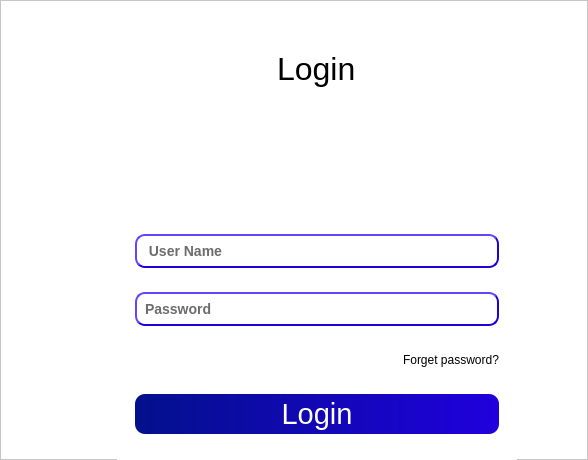
         <widget class="QWidget" name="page">
          <layout class="QVBoxLayout" name="verticalLayout_5">
           <property name="spacing">
            <number>0</number>
           </property>
           <property name="leftMargin">
            <number>0</number>
           </property>
           <property name="topMargin">
            <number>0</number>
           </property>
           <property name="rightMargin">
            <number>0</number>
           </property>
           <property name="bottomMargin">
            <number>0</number>
           </property>
           <item>
            <widget class="QFrame" name="frame_2">
             <property name="styleSheet">
              <string notr="true">background-color: rgb(255, 255, 255);</string>
             </property>
             <property name="frameShape">
              <enum>QFrame::StyledPanel</enum>
             </property>
             <property name="frameShadow">
              <enum>QFrame::Raised</enum>
             </property>
             <layout class="QHBoxLayout" name="horizontalLayout">
              <property name="spacing">
               <number>100</number>
              </property>
              <property name="rightMargin">
               <number>70</number>
              </property>
              <item>
               <widget class="QLabel" name="label">
                <property name="text">
                 <string/>
                </property>
               </widget>
              </item>
              <item>
               <widget class="QFrame" name="frame_3">
                <property name="sizePolicy">
                 <sizepolicy hsizetype="Preferred" vsizetype="Preferred">
                  <horstretch>0</horstretch>
                  <verstretch>0</verstretch>
                 </sizepolicy>
                </property>
                <property name="minimumSize">
                 <size>
                  <width>400</width>
                  <height>440</height>
                 </size>
                </property>
                <property name="maximumSize">
                 <size>
                  <width>400</width>
                  <height>400</height>
                 </size>
                </property>
                <property name="styleSheet">
                 <string notr="true">background-color: rgb(255, 255, 255);
border-radius:10px;</string>
                </property>
                <property name="frameShape">
                 <enum>QFrame::StyledPanel</enum>
                </property>
                <property name="frameShadow">
                 <enum>QFrame::Raised</enum>
                </property>
                <layout class="QVBoxLayout" name="verticalLayout_2">
                 <item>
                  <widget class="QFrame" name="frame_4">
                   <property name="maximumSize">
                    <size>
                     <width>16777215</width>
                     <height>60</height>
                    </size>
                   </property>
                   <property name="frameShape">
                    <enum>QFrame::StyledPanel</enum>
                   </property>
                   <property name="frameShadow">
                    <enum>QFrame::Raised</enum>
                   </property>
                   <layout class="QVBoxLayout" name="verticalLayout_3">
                    <item alignment="Qt::AlignHCenter">
                     <widget class="QLabel" name="label_2">
                      <property name="font">
                       <font>
                        <pointsize>24</pointsize>
                       </font>
                      </property>
                      <property name="text">
                       <string>Login</string>
                      </property>
                     </widget>
                    </item>
                   </layout>
                  </widget>
                 </item>
                 <item alignment="Qt::AlignHCenter">
                  <widget class="QLabel" name="label_7">
                   <property name="minimumSize">
                    <size>
                     <width>150</width>
                     <height>100</height>
                    </size>
                   </property>
                   <property name="maximumSize">
                    <size>
                     <width>16777215</width>
                     <height>100</height>
                    </size>
                   </property>
                   <property name="styleSheet">
                    <string notr="true">image: url(:/all_icons/icons/3237472.png);</string>
                   </property>
                   <property name="text">
                    <string/>
                   </property>
                  </widget>
                 </item>
                 <item>
                  <widget class="QFrame" name="frame_5">
                   <property name="minimumSize">
                    <size>
                     <width>0</width>
                     <height>0</height>
                    </size>
                   </property>
                   <property name="frameShape">
                    <enum>QFrame::StyledPanel</enum>
                   </property>
                   <property name="frameShadow">
                    <enum>QFrame::Raised</enum>
                   </property>
                   <layout class="QVBoxLayout" name="verticalLayout_4">
                    <property name="spacing">
                     <number>10</number>
                    </property>
                    <property name="bottomMargin">
                     <number>12</number>
                    </property>
                    <item>
                     <widget class="QLineEdit" name="lineEdit">
                      <property name="minimumSize">
                       <size>
                        <width>186</width>
                        <height>30</height>
                       </size>
                      </property>
                      <property name="maximumSize">
                       <size>
                        <width>16777215</width>
                        <height>16777215</height>
                       </size>
                      </property>
                      <property name="styleSheet">
                       <string notr="true">
    border-style: outset;
    border-width: 2px;
    border-radius: 10px;
    border-color: rgb(30, 0, 217);
    font: bold 14px;
    min-width: 10em;
    padding: 6px;
color: rgb(108, 108, 108);</string>
                      </property>
                      <property name="text">
                       <string> User Name</string>
                      </property>
                     </widget>
                    </item>
                    <item>
                     <widget class="QLineEdit" name="lineEdit_2">
                      <property name="minimumSize">
                       <size>
                        <width>186</width>
                        <height>30</height>
                       </size>
                      </property>
                      <property name="maximumSize">
                       <size>
                        <width>16777215</width>
                        <height>16777215</height>
                       </size>
                      </property>
                      <property name="styleSheet">
                       <string notr="true">
    border-style: outset;
    border-width: 2px;
    border-radius: 10px;
    border-color: rgb(30, 0, 217);
    font: bold 14px;
    min-width: 10em;
    padding: 6px;
color: rgb(108, 108, 108);</string>
                      </property>
                      <property name="text">
                       <string>Password</string>
                      </property>
                     </widget>
                    </item>
                    <item alignment="Qt::AlignRight">
                     <widget class="QLabel" name="label_3">
                      <property name="maximumSize">
                       <size>
                        <width>16777215</width>
                        <height>20</height>
                       </size>
                      </property>
                      <property name="text">
                       <string>Forget password?</string>
                      </property>
                     </widget>
                    </item>
                    <item>
                     <widget class="QPushButton" name="pushButton">
                      <property name="minimumSize">
                       <size>
                        <width>0</width>
                        <height>40</height>
                       </size>
                      </property>
                      <property name="font">
                       <font>
                        <pointsize>22</pointsize>
                       </font>
                      </property>
                      <property name="cursor">
                       <cursorShape>PointingHandCursor</cursorShape>
                      </property>
                      <property name="styleSheet">
                       <string notr="true">background-color: qlineargradient(spread:pad, x1:0, y1:0, x2:1, y2:0, stop:0 rgba(3, 16, 140, 255), stop:1 rgba(32, 0, 221, 255));
color: rgb(255, 255, 255);</string>
                      </property>
                      <property name="text">
                       <string>Login</string>
                      </property>
                     </widget>
                    </item>
                   </layout>
                  </widget>
                 </item>
                </layout>
               </widget>
              </item>
             </layout>
            </widget>
           </item>
          </layout>
         </widget>
